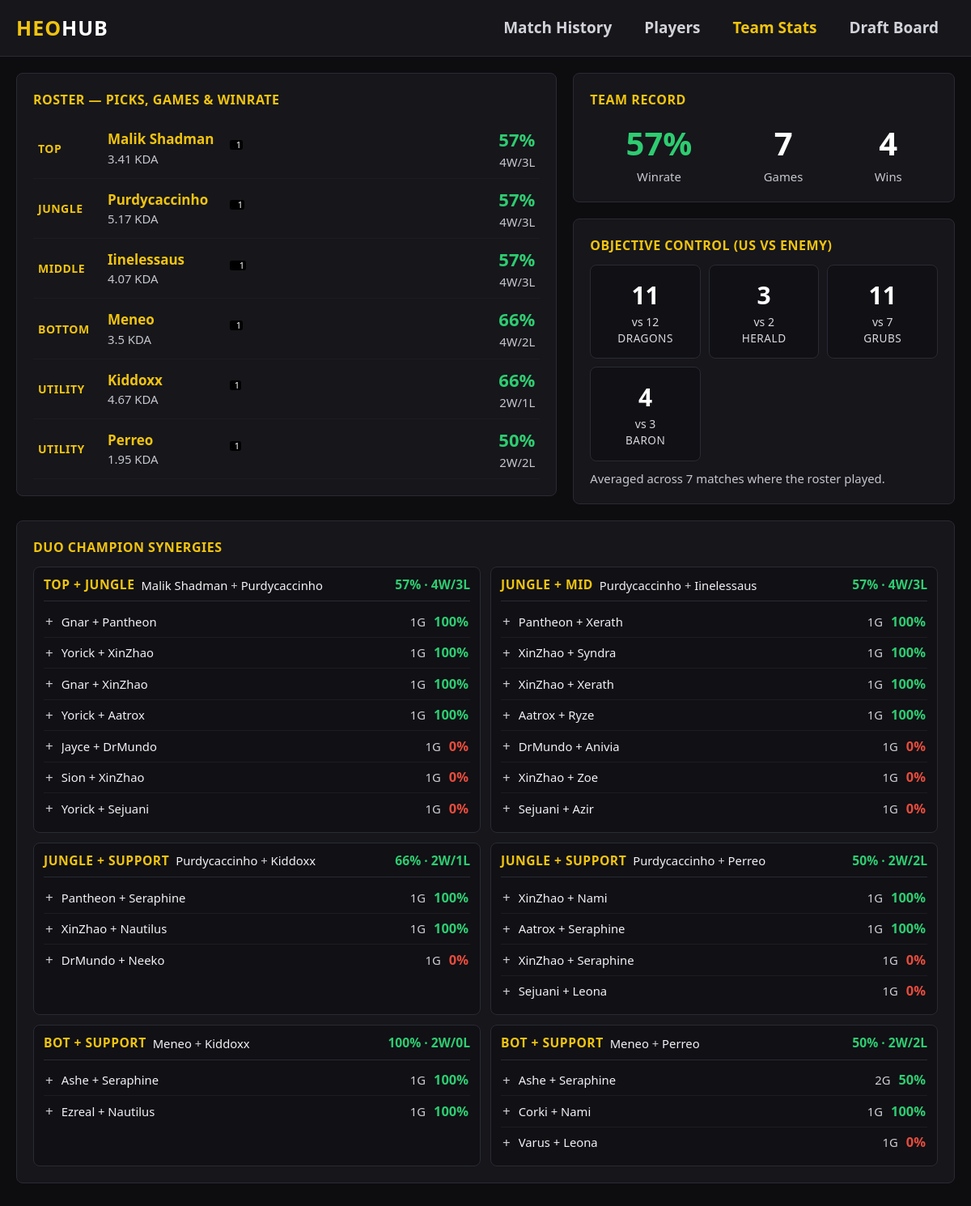
The app's page /team with its own data.
### tables this page shows
CREATE TABLE player_stats (
                match_id TEXT,
                name TEXT,
                champion TEXT,
                team TEXT,
                role TEXT,
                win INTEGER,
                kills INTEGER,
                deaths INTEGER,
                assists INTEGER,
                damage INTEGER,
                damage_taken INTEGER,
                self_mitigated INTEGER,
                heal_shield INTEGER,
                gold INTEGER,
                minions INTEGER,
                vision_score INTEGER,
                wards_placed INTEGER,
                wards_killed INTEGER,
                control_wards INTEGER,
                control_wards_bought INTEGER DEFAULT 0,
                detector_wards INTEGER DEFAULT 0,
                cc_time INTEGER,
                cc_score INTEGER DEFAULT 0,
                time_dead INTEGER DEFAULT 0,
                time_played INTEGER DEFAULT 0,
                takedowns_15 INTEGER DEFAULT 0,
                enemy_jungle_cs INTEGER DEFAULT 0,
                own_jungle_cs INTEGER DEFAULT 0,
                dmg_objectives INTEGER,
                dmg_turrets INTEGER,
                dmg_buildings INTEGER DEFAULT 0,
                turret_takedowns INTEGER,
                largest_multikill INTEGER,
                first_blood INTEGER DEFAULT 0,
                dragons INTEGER,
                barons INTEGER,
                heralds INTEGER,
                grubs INTEGER,
                atakhan INTEGER,
                keystone INTEGER,
                summoner1 INTEGER,
                summoner2 INTEGER,
                item0 INTEGER, item1 INTEGER, item2 INTEGER, item3 INTEGER,
                item4 INTEGER, item5 INTEGER, item6 INTEGER,
                FOREIGN KEY(match_id) REFERENCES matches(id)
            );

### app.py (the view)
@app.route("/team")
def team_stats():
    db = get_db()
    cursor = db.cursor()
    roster_cards = []
    for role, pnames in ROSTER.items():
        for pname in pnames:
            cursor.execute("SELECT * FROM player_stats WHERE name = ?", (pname,))
            rows = cursor.fetchall()
            if not rows:
                roster_cards.append({"role": role, "name": pname, "missing": True})
                continue
            wins = sum(1 for r in rows if r["win"] == 1)
            games = len(rows)
            k = sum(r["kills"] for r in rows)
            d = sum(r["deaths"] for r in rows)
            a = sum(r["assists"] for r in rows)
            champs = {}
            for r in rows:
                champs[r["champion"]] = champs.get(r["champion"], 0) + 1
            top_champs = sorted(champs.items(), key=lambda x: x[1], reverse=True)
            roster_cards.append({
                "role": role, "name": pname, "missing": False,
                "games": games, "wins": wins, "losses": games - wins,
                "winrate": int(wins / games * 100) if games else 0,
                "kda": round((k + a) / max(1, d), 2),
                "picks": [{"icon": champ_icon(c), "name": c, "count": n} for c, n in top_champs],
            })
    cursor.execute("""
        SELECT DISTINCT match_id, team FROM player_stats WHERE name IN ({})
    """.format(",".join("?" * len(ROSTER_NAMES))), tuple(ROSTER_NAMES))
    roster_team_in_match = {row["match_id"]: row["team"] for row in cursor.fetchall()}
    obj = {"games": 0, "wins": 0,
           "dragons": 0, "barons": 0, "heralds": 0, "grubs": 0, "atakhan": 0,
           "enemy_dragons": 0, "enemy_barons": 0, "enemy_heralds": 0, "enemy_grubs": 0}
    for match_id, team in roster_team_in_match.items():
        cursor.execute("SELECT * FROM matches WHERE id = ?", (match_id,))
        m = cursor.fetchone()
        if not m:
            continue
        obj["games"] += 1
        side = "blue" if team == "100" else "red"
        enemy = "red" if side == "blue" else "blue"
        if m["winner"] == ("Blue" if side == "blue" else "Red"):
            obj["wins"] += 1
        obj["dragons"] += m[f"{side}_dragons"]
        obj["barons"] += m[f"{side}_barons"]
        obj["heralds"] += m[f"{side}_heralds"]
        obj["grubs"] += m[f"{side}_grubs"]
        obj["atakhan"] += m[f"{side}_atakhan"]
        obj["enemy_dragons"] += m[f"{enemy}_dragons"]
        obj["enemy_barons"] += m[f"{enemy}_barons"]
        obj["enemy_heralds"] += m[f"{enemy}_heralds"]
        obj["enemy_grubs"] += m[f"{enemy}_grubs"]
    obj["winrate"] = int(obj["wins"] / obj["games"] * 100) if obj["games"] else 0
    duo_pairs = [
        ("TOP",    "JUNGLE",  "Top + Jungle"),
        ("JUNGLE", "MIDDLE",  "Jungle + Mid"),
        ("JUNGLE", "UTILITY", "Jungle + Support"),
        ("BOTTOM", "UTILITY", "Bot + Support"),
    ]
    duos = []
    for r1, r2, label in duo_pairs:
        for p1 in ROSTER.get(r1, []):
            for p2 in ROSTER.get(r2, []):
                cursor.execute("""
                    SELECT a.champion AS c1, b.champion AS c2, a.win AS w
                    FROM player_stats a
                    JOIN player_stats b ON a.match_id = b.match_id AND a.team = b.team
                    WHERE a.name = ? AND b.name = ?
                """, (p1, p2))
                combos = {}
                total_games = 0
                total_wins = 0
                for row in cursor.fetchall():
                    total_games += 1
                    if row["w"]:
                        total_wins += 1
                    key = (row["c1"], row["c2"])
                    if key not in combos:
                        combos[key] = {"c1": row["c1"], "c2": row["c2"],
                                       "icon1": champ_icon(row["c1"]),
                                       "icon2": champ_icon(row["c2"]),
                                       "games": 0, "wins": 0}
                    combos[key]["games"] += 1
                    if row["w"]:
                        combos[key]["wins"] += 1
                if total_games == 0:
                    continue  # пара ни разу не играла вместе — не показываем
                combo_list = []
                for v in combos.values():
                    v["wr"] = int(v["wins"] / v["games"] * 100) if v["games"] else 0
                    combo_list.append(v)
                combo_list.sort(key=lambda x: (-x["games"], -x["wr"]))
                duos.append({
                    "label": label,
                    "player1": p1, "player2": p2,
                    "games": total_games,
                    "wins": total_wins,
                    "winrate": int(total_wins / total_games * 100) if total_games else 0,
                    "combos": combo_list,
                })
    return render_template("team.html", roster=roster_cards, obj=obj, duos=duos)

### app.py (called while the page is built)
def get_db():
    db = getattr(g, '_database', None)
    if db is None:
        db = g._database = sqlite3.connect(DATABASE)
        db.row_factory = sqlite3.Row
    return db

@app.teardown_appcontext
def close_connection(exception):
    db = getattr(g, '_database', None)
    if db is not None:
        db.close()

def champ_icon(name):
    return f"http://ddragon.leagueoflegends.com/cdn/{DDRAGON_VER}/img/champion/{name}.png"

### templates/team.html (shortened to what this page needs)
{% extends "base.html" %}
{% block nav_team %}active{% endblock %}
{% block content %}
<div class="row g-3">
    <div class="col-lg-7">
        <div class="panel p-3">
            <div class="panel-title">Roster — picks, games & winrate</div>
            {% for r in roster %}
            <div class="roster-row">
                <span class="role-badge">{{ r.role }}</span>
                {% if r.missing %}
                    <span class="text-muted fst-italic">{{ r.name }} — no games recorded</span>
                {% else %}
                    <div style="width:150px;">
                        <a href="/player/{{ r.name|urlencode }}" class="p-name roster">{{ r.name }}</a>
                        <div class="small text-muted">{{ r.kda }} KDA</div>
                    </div>
                    <div class="pick-wrap">
                        {% for c in r.picks %}
                        <span class="pick"><img src="{{ c.icon }}" class="pick-icon" title="{{ c.name }} ({{ c.count }})" onerror="this.style.display='none'"><span class="cnt">{{ c.count }}</span></span>
                        {% endfor %}
                    </div>
                    <div style="width:100px; text-align:right;">
                        <span class="{% if r.winrate < 50 %}wr-low{% else %}wr-high{% endif %}" style="font-size:1.1rem;">{{ r.winrate }}%</span>
                        <div class="small text-muted">{{ r.wins }}W/{{ r.losses }}L</div>
                    </div>
                {% endif %}
            </div>
            {% endfor %}
        </div>
    </div>
    <div class="col-lg-5">
        <div class="panel p-3 mb-3">
            <div class="panel-title">Team record</div>
            <div class="d-flex justify-content-around text-center">
                <div><div style="font-size:2rem; font-weight:800;" class="{% if obj.winrate < 50 %}wr-low{% else %}wr-high{% endif %}">{{ obj.winrate }}%</div><div class="lbl text-muted small">Winrate</div></div>
                <div><div style="font-size:2rem; font-weight:800; color:#fff;">{{ obj.games }}</div><div class="text-muted small">Games</div></div>
                <div><div style="font-size:2rem; font-weight:800; color:#fff;">{{ obj.wins }}</div><div class="text-muted small">Wins</div></div>
            </div>
        </div>
        <div class="panel p-3">
            <div class="panel-title">Objective control (us vs enemy)</div>
            <div class="obj-grid">
                <div class="obj-card"><div class="num">{{ obj.dragons }}</div><div class="vs">vs {{ obj.enemy_dragons }}</div><div class="lbl">Dragons</div></div>
                <div class="obj-card"><div class="num">{{ obj.heralds }}</div><div class="vs">vs {{ obj.enemy_heralds }}</div><div class="lbl">Herald</div></div>
                <div class="obj-card"><div class="num">{{ obj.grubs }}</div><div class="vs">vs {{ obj.enemy_grubs }}</div><div class="lbl">Grubs</div></div>
                <div class="obj-card"><div class="num">{{ obj.barons }}</div><div class="vs">vs {{ obj.enemy_barons }}</div><div class="lbl">Baron</div></div>
            </div>
            <div class="text-muted small mt-2">Averaged across {{ obj.games }} matches where the roster played.</div>
        </div>
    </div>
</div>
<div class="panel p-3 mt-3">
    <div class="panel-title">Duo champion synergies</div>
    <div class="duo-grid">
        {% for d in duos %}
        <div class="duo-card">
            <div class="duo-head">
                <span class="duo-label">{{ d.label }}</span>
                <span class="duo-players">{{ d.player1 }} <span style="color:#cfcfd6;">+</span> {{ d.player2 }}</span>
                {% if d.games %}
                <span class="duo-summary {% if d.winrate < 50 %}wr-low{% else %}wr-high{% endif %}">
                    {{ d.winrate }}% · {{ d.wins }}W/{{ d.games - d.wins }}L
                </span>
                {% endif %}
            </div>
            {% if d.combos %}
                {% for c in d.combos %}
                <div class="duo-row">
                    <div class="duo-champs">
                        <span style="color:#cfcfd6;">+</span>
                        <span class="duo-names">{{ c.c1 }} + {{ c.c2 }}</span>
                    </div>
                    <div class="duo-stats">
                        <span class="duo-games">{{ c.games }}G</span>
                        <span class="duo-wr {% if c.wr < 50 %}wr-low{% else %}wr-high{% endif %}">{{ c.wr }}%</span>
                    </div>
                </div>
                {% endfor %}
            {% else %}
                <div class="duo-empty">No shared games yet.</div>
            {% endif %}
        </div>
        {% endfor %}
    </div>
</div>
{% endblock %}

### templates/base.html (style rules this page uses)
:root { --bg: #0d0d10; --panel: #16161b; --panel-2: #1d1d24; --border: #2a2a33; --gold: #f1c40f; --blue: #3498db; --red: #e74c3c; --green: #2ecc71; --muted: #d8d8de; }
html { font-size: 20px; }
body { background: var(--bg); color: #f2f2f5; font-size: 0.85rem; }
.text-muted { color: #c6c6cf !important; }
.panel { background: var(--panel); border: 1px solid var(--border); border-radius: 8px; }
.p-name { color: #f2f2f5; text-decoration: none; font-weight: 600; }
.p-name.roster { color: var(--gold); }
.wr-high { color: var(--green); font-weight: 700; }
.wr-low { color: var(--red); font-weight: 700; }

### templates/team.html (style rules this page uses)
.panel-title { color:var(--gold); font-size:0.8rem; font-weight:700; text-transform:uppercase; letter-spacing:.5px; margin-bottom:12px; }
.roster-row { display:flex; align-items:center; padding:9px 6px; border-bottom:1px solid #1c1c22; gap:12px; }
.role-badge { width:74px; font-size:0.7rem; font-weight:700; color:var(--gold); letter-spacing:.5px; }
.pick-wrap { display:flex; flex-wrap:wrap; gap:2px; flex:1; }
.pick { position:relative; }
.pick .cnt { position:absolute; bottom:-2px; right:1px; background:#000; color:#fff; font-size:0.55rem; border-radius:3px; padding:0 2px; line-height:1.1; }
.obj-card { background:#101015; border:1px solid var(--border); border-radius:8px; padding:14px; text-align:center; }
.obj-card .num { font-size:1.5rem; font-weight:800; color:#fff; }
.obj-card .vs { font-size:0.7rem; color:var(--muted); }
.obj-card .lbl { font-size:0.68rem; text-transform:uppercase; letter-spacing:.5px; color:var(--muted); }
.obj-grid { display:grid; grid-template-columns:repeat(auto-fit,minmax(120px,1fr)); gap:10px; }
.duo-grid { display:grid; grid-template-columns:repeat(2, 1fr); gap:12px; }
.duo-card { background:#101015; border:1px solid var(--border); border-radius:8px; padding:10px 12px; }
.duo-head { display:flex; align-items:center; flex-wrap:wrap; gap:8px; padding-bottom:8px; border-bottom:1px solid var(--border); margin-bottom:6px; }
.duo-label { font-size:0.78rem; font-weight:800; color:var(--gold); letter-spacing:.5px; text-transform:uppercase; }
.duo-players { font-size:0.74rem; color:#f2f2f5; }
.duo-summary { margin-left:auto; font-size:0.78rem; font-weight:700; }
.duo-row { display:flex; align-items:center; justify-content:space-between; padding:6px 2px; border-bottom:1px solid #1c1c22; }
.duo-row:last-child { border-bottom:none; }
.duo-champs { display:flex; align-items:center; gap:6px; min-width:0; }
.duo-names { font-size:0.74rem; color:#f2f2f5; margin-left:4px; white-space:nowrap; overflow:hidden; text-overflow:ellipsis; }
.duo-stats { display:flex; align-items:center; gap:10px; flex-shrink:0; }
.duo-games { font-size:0.74rem; color:#cfcfd6; }
.duo-wr { font-size:0.82rem; font-weight:800; }

### records on screen
player_stats: count "1", c1 "Sion", c2 "XinZhao", games "1", wr "0"
player_stats: count "1", c1 "Sejuani", c2 "Azir", games "1", wr "0", c2 "Leona"
player_stats: count "1"
player_stats: count "1", c1 "Varus", c2 "Leona", games "1", wr "0"
player_stats: count "1"
player_stats: count "1"
player_stats: c1 "Gnar", c2 "Pantheon", games "1", wr "100"
player_stats: c1 "Yorick", c2 "XinZhao", games "1", wr "100"
player_stats: c1 "Gnar", c2 "XinZhao", games "1", wr "100"
player_stats: c1 "Yorick", c2 "Aatrox", games "1", wr "100"
player_stats: c1 "Jayce", c2 "DrMundo", games "1", wr "0"
player_stats: c1 "Yorick", c2 "Sejuani", games "1", wr "0"
player_stats: c1 "Pantheon", c2 "Xerath", games "1", wr "100", c2 "Seraphine"
player_stats: c1 "XinZhao", c2 "Syndra", games "1", wr "100", c2 "Nautilus"
player_stats: c1 "XinZhao", c2 "Xerath", games "1", wr "100", c2 "Nami"
player_stats: c1 "Aatrox", c2 "Ryze", games "1", wr "100", c2 "Seraphine"
player_stats: c1 "DrMundo", c2 "Anivia", games "1", wr "0", c2 "Neeko"
player_stats: c1 "XinZhao", c2 "Zoe", games "1", wr "0", c2 "Seraphine"
player_stats: c1 "Ashe", c2 "Seraphine", games "1", wr "100"
player_stats: c1 "Ezreal", c2 "Nautilus", games "1", wr "100"
player_stats: c1 "Ashe", c2 "Seraphine", games "2", wr "50"
player_stats: c1 "Corki", c2 "Nami", games "1", wr "100"

### other values on screen
{{ r.role }} "TOP" "JUNGLE" "MIDDLE" "BOTTOM" "UTILITY" "UTILITY"
{{ r.name }} "Malik Shadman" "Purdycaccinho" "Iinelessaus" "Meneo" "Kiddoxx" "Perreo"
{{ r.kda }} "3.41" "5.17" "4.07" "3.5" "4.67" "1.95"
{{ r.winrate }} "57" "57" "57" "66" "66" "50"
{{ r.wins }} "4" "4" "4" "4" "2" "2"
{{ r.losses }} "3" "3" "3" "2" "1" "2"
{{ obj.winrate }} "57"
{{ obj.games }} "7"
{{ obj.wins }} "4"
{{ obj.dragons }} "11"
{{ obj.enemy_dragons }} "12"
{{ obj.heralds }} "3"
{{ obj.enemy_heralds }} "2"
{{ obj.grubs }} "11"
{{ obj.enemy_grubs }} "7"
